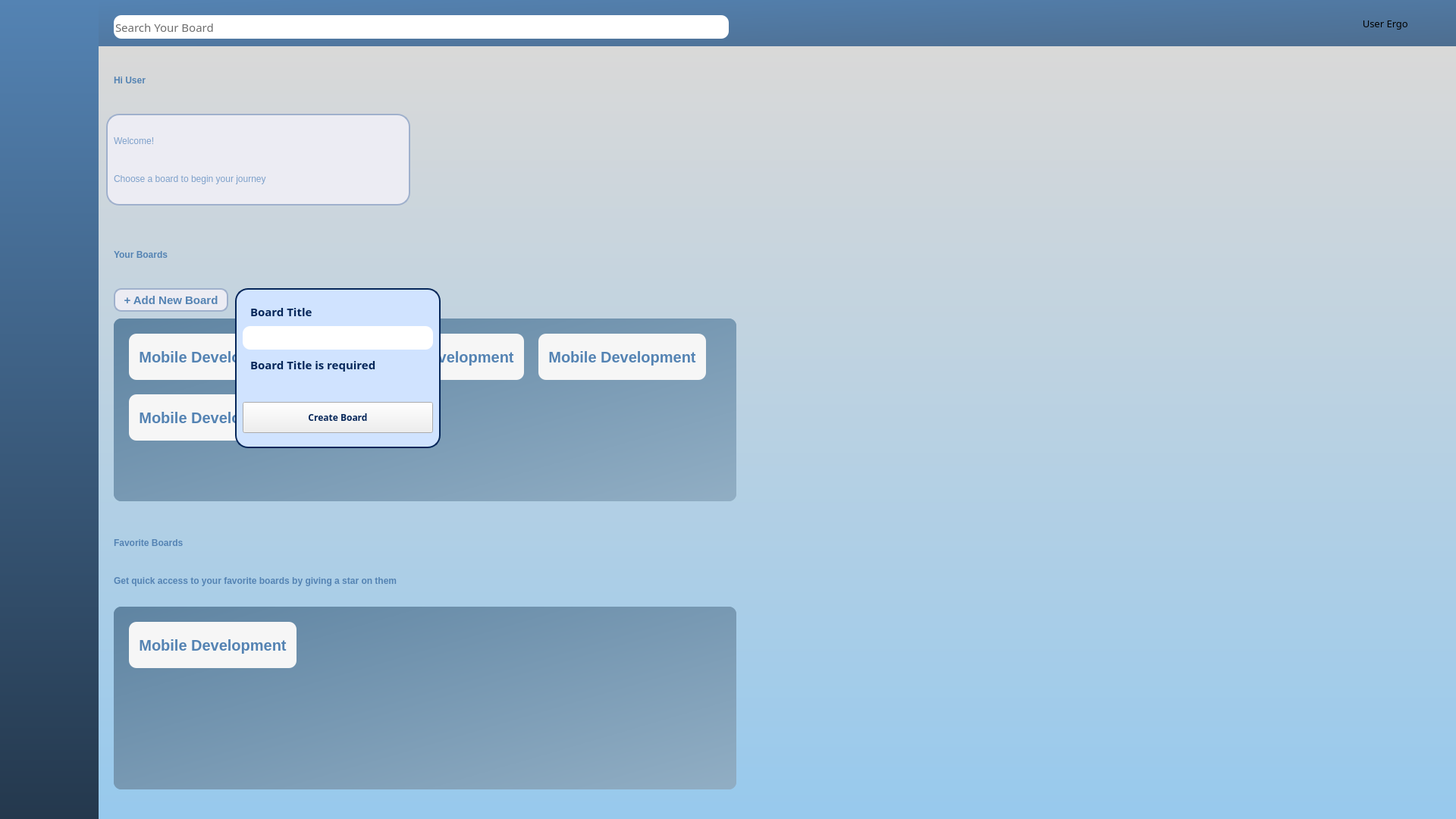
<?xml version="1.0" encoding="UTF-8"?>
<ui version="4.0">
 <class>Ergo</class>
 <widget class="QWidget" name="Ergo">
  <property name="geometry">
   <rect>
    <x>0</x>
    <y>0</y>
    <width>1920</width>
    <height>1080</height>
   </rect>
  </property>
  <property name="windowTitle">
   <string>Ergo</string>
  </property>
  <widget class="QWidget" name="Navbar" native="true">
   <property name="geometry">
    <rect>
     <x>0</x>
     <y>0</y>
     <width>131</width>
     <height>1081</height>
    </rect>
   </property>
   <property name="styleSheet">
    <string notr="true">#Navbar{
	background: qlineargradient(x1:0, y1:0, x2:0, y2:1, stop:0 #5483B3, stop:1 #24384D);
}</string>
   </property>
   <widget class="QLabel" name="LogoErgo">
    <property name="geometry">
     <rect>
      <x>-40</x>
      <y>30</y>
      <width>201</width>
      <height>191</height>
     </rect>
    </property>
    <property name="styleSheet">
     <string notr="true"/>
    </property>
    <property name="text">
     <string/>
    </property>
    <property name="pixmap">
     <pixmap>assets/ERGO.png</pixmap>
    </property>
    <property name="scaledContents">
     <bool>true</bool>
    </property>
   </widget>
  </widget>
  <widget class="QWidget" name="MainSection" native="true">
   <property name="geometry">
    <rect>
     <x>130</x>
     <y>50</y>
     <width>1811</width>
     <height>1031</height>
    </rect>
   </property>
   <property name="styleSheet">
    <string notr="true">#MainSection{
	background: qlineargradient(x1:0, y1:0, x2:0, y2:1, stop:0 #DAD9D8, stop:1 #97C9ED);
}</string>
   </property>
   <widget class="QLabel" name="HiUser">
    <property name="geometry">
     <rect>
      <x>20</x>
      <y>20</y>
      <width>201</width>
      <height>71</height>
     </rect>
    </property>
    <property name="styleSheet">
     <string notr="true">#HiUser{
	font: 50px &quot;Roboto&quot;;
	color: #5483B3;
	font-weight: bold;
}</string>
    </property>
    <property name="text">
     <string>Hi User</string>
    </property>
   </widget>
   <widget class="QWidget" name="Containerforwords" native="true">
    <property name="geometry">
     <rect>
      <x>10</x>
      <y>100</y>
      <width>401</width>
      <height>121</height>
     </rect>
    </property>
    <property name="styleSheet">
     <string notr="true">#Containerforwords{
	border: 2px solid #9FB0CC;
	background-color: #ECECF3;
	border-radius: 17px;
}</string>
    </property>
    <widget class="QLabel" name="Welcome">
     <property name="geometry">
      <rect>
       <x>10</x>
       <y>20</y>
       <width>171</width>
       <height>31</height>
      </rect>
     </property>
     <property name="styleSheet">
      <string notr="true">#Welcome {
	font: bold 30px &quot;Roboto&quot;;
	color: #7DA0CA;
}</string>
     </property>
     <property name="text">
      <string>Welcome!</string>
     </property>
    </widget>
    <widget class="QLabel" name="ChooseBoard">
     <property name="geometry">
      <rect>
       <x>10</x>
       <y>70</y>
       <width>471</width>
       <height>31</height>
      </rect>
     </property>
     <property name="styleSheet">
      <string notr="true">#ChooseBoard {
	font: bold 20px &quot;Roboto&quot;;
	color: #7DA0CA;
}</string>
     </property>
     <property name="text">
      <string>Choose a board to begin your journey</string>
     </property>
    </widget>
   </widget>
   <widget class="QLabel" name="YourBoard">
    <property name="geometry">
     <rect>
      <x>20</x>
      <y>240</y>
      <width>341</width>
      <height>91</height>
     </rect>
    </property>
    <property name="styleSheet">
     <string notr="true">#YourBoard{
	font: 45px &quot;Roboto&quot;;
	color: #5483B3;
	font-weight: bold;
}</string>
    </property>
    <property name="text">
     <string>Your Boards</string>
    </property>
   </widget>
   <widget class="QPushButton" name="AddBoardButton">
    <property name="geometry">
     <rect>
      <x>20</x>
      <y>330</y>
      <width>151</width>
      <height>31</height>
     </rect>
    </property>
    <property name="styleSheet">
     <string notr="true">#AddBoardButton{
	border: 2px solid #9FB0CC;
	background-color: #ECECF3;
	border-radius: 10px;
	font-family: &quot;Roboto&quot;;
    font-size: 15px;
    font-weight: bold;
    color: #5483B3;
}</string>
    </property>
    <property name="text">
     <string>+ Add New Board</string>
    </property>
   </widget>
   <widget class="QLabel" name="FavoriteBoard">
    <property name="geometry">
     <rect>
      <x>20</x>
      <y>620</y>
      <width>371</width>
      <height>91</height>
     </rect>
    </property>
    <property name="styleSheet">
     <string notr="true">#FavoriteBoard{
	font: 45px &quot;Roboto&quot;;
	color: #5483B3;
	font-weight: bold;
}</string>
    </property>
    <property name="text">
     <string>Favorite Boards</string>
    </property>
   </widget>
   <widget class="QLabel" name="QuickAccess">
    <property name="geometry">
     <rect>
      <x>20</x>
      <y>700</y>
      <width>661</width>
      <height>31</height>
     </rect>
    </property>
    <property name="styleSheet">
     <string notr="true">#QuickAccess
{
	font: 20px &quot;Roboto&quot;;
	color: #5483B3;
	font-weight: bold;
}</string>
    </property>
    <property name="text">
     <string>Get quick access to your favorite boards by giving a star on them</string>
    </property>
   </widget>
   <widget class="QWidget" name="AddingBoard" native="true">
    <property name="geometry">
     <rect>
      <x>180</x>
      <y>330</y>
      <width>271</width>
      <height>211</height>
     </rect>
    </property>
    <property name="styleSheet">
     <string notr="true">#AddingBoard{
	border: 2px solid #052659;
	background-color: #D0E3FF;
	border-radius: 17px;
}</string>
    </property>
    <widget class="QLabel" name="BoardTitle">
     <property name="geometry">
      <rect>
       <x>20</x>
       <y>20</y>
       <width>91</width>
       <height>21</height>
      </rect>
     </property>
     <property name="styleSheet">
      <string notr="true">#BoardTitle{
	font-family: Rubik;
    font-size: 15px;
    font-weight: bold;
   color: #052659;
}</string>
     </property>
     <property name="text">
      <string>Board Title</string>
     </property>
    </widget>
    <widget class="QLabel" name="BoardTitle_2">
     <property name="geometry">
      <rect>
       <x>20</x>
       <y>90</y>
       <width>181</width>
       <height>21</height>
      </rect>
     </property>
     <property name="styleSheet">
      <string notr="true">#BoardTitle_2{
	font-family: Rubik;
    font-size: 15px;
    font-weight: bold;
   color: #052659;
}</string>
     </property>
     <property name="text">
      <string>Board Title is required</string>
     </property>
    </widget>
    <widget class="QLineEdit" name="inputBoardtitle">
     <property name="geometry">
      <rect>
       <x>10</x>
       <y>50</y>
       <width>251</width>
       <height>31</height>
      </rect>
     </property>
     <property name="styleSheet">
      <string notr="true">#inputBoardtitle{
	border-radius : 10px;
}</string>
     </property>
    </widget>
    <widget class="QPushButton" name="CreateBoard">
     <property name="geometry">
      <rect>
       <x>10</x>
       <y>150</y>
       <width>251</width>
       <height>41</height>
      </rect>
     </property>
     <property name="styleSheet">
      <string notr="true">#CreateBoard{
	font-family: Rubik;
    font-size: 12px;
    font-weight: bold;
   color: #052659;
}</string>
     </property>
     <property name="text">
      <string>Create Board</string>
     </property>
    </widget>
   </widget>
   <widget class="QScrollArea" name="ContainerForBoards">
    <property name="geometry">
     <rect>
      <x>20</x>
      <y>370</y>
      <width>821</width>
      <height>241</height>
     </rect>
    </property>
    <property name="styleSheet">
     <string notr="true">#ContainerForBoards, QScrollArea QWidget {
    border-radius: 10px;
    background: qlineargradient(x1:0, y1:0, x2:1, y2:1, stop:0 #5F84A2, stop:1 #91AEC4);
}</string>
    </property>
    <property name="widgetResizable">
     <bool>true</bool>
    </property>
    <widget class="QWidget" name="scrollAreaWidgetContents">
     <property name="geometry">
      <rect>
       <x>0</x>
       <y>0</y>
       <width>821</width>
       <height>241</height>
      </rect>
     </property>
     <widget class="QPushButton" name="Board1">
      <property name="geometry">
       <rect>
        <x>20</x>
        <y>20</y>
        <width>221</width>
        <height>61</height>
       </rect>
      </property>
      <property name="styleSheet">
       <string notr="true">#Board1{
	background-color: #F6F6F6;
	border-radius: 10px;
	font-family: &quot;Roboto&quot;;
    font-size: 20px;
    font-weight: bold;
   color: #5483B3;
}</string>
      </property>
      <property name="text">
       <string>Mobile Development</string>
      </property>
     </widget>
     <widget class="QPushButton" name="Board2">
      <property name="geometry">
       <rect>
        <x>320</x>
        <y>20</y>
        <width>221</width>
        <height>61</height>
       </rect>
      </property>
      <property name="styleSheet">
       <string notr="true">#Board2{
	background-color: #F6F6F6;
	border-radius: 10px;
	font-family: &quot;Roboto&quot;;
    font-size: 20px;
    font-weight: bold;
   color: #5483B3;
}</string>
      </property>
      <property name="text">
       <string>Mobile Development</string>
      </property>
     </widget>
     <widget class="QPushButton" name="Board3">
      <property name="geometry">
       <rect>
        <x>560</x>
        <y>20</y>
        <width>221</width>
        <height>61</height>
       </rect>
      </property>
      <property name="styleSheet">
       <string notr="true">#Board3{
	background-color: #F6F6F6;
	border-radius: 10px;
	font-family: &quot;Roboto&quot;;
    font-size: 20px;
    font-weight: bold;
   color: #5483B3;
}</string>
      </property>
      <property name="text">
       <string>Mobile Development</string>
      </property>
     </widget>
     <widget class="QPushButton" name="Board4">
      <property name="geometry">
       <rect>
        <x>20</x>
        <y>100</y>
        <width>221</width>
        <height>61</height>
       </rect>
      </property>
      <property name="styleSheet">
       <string notr="true">#Board4{
	background-color: #F6F6F6;
	border-radius: 10px;
	font-family: &quot;Roboto&quot;;
    font-size: 20px;
    font-weight: bold;
   color: #5483B3;
}</string>
      </property>
      <property name="text">
       <string>Mobile Development</string>
      </property>
     </widget>
    </widget>
   </widget>
   <widget class="QScrollArea" name="ContainerForBoards_2">
    <property name="geometry">
     <rect>
      <x>20</x>
      <y>750</y>
      <width>821</width>
      <height>241</height>
     </rect>
    </property>
    <property name="styleSheet">
     <string notr="true">#ContainerForBoards_2, QScrollArea QWidget {
    border-radius: 10px;
    background: qlineargradient(x1:0, y1:0, x2:1, y2:1, stop:0 #5F84A2, stop:1 #91AEC4);
}</string>
    </property>
    <property name="widgetResizable">
     <bool>true</bool>
    </property>
    <widget class="QWidget" name="scrollAreaWidgetContents_2">
     <property name="geometry">
      <rect>
       <x>0</x>
       <y>0</y>
       <width>821</width>
       <height>241</height>
      </rect>
     </property>
     <widget class="QPushButton" name="Favboard1">
      <property name="geometry">
       <rect>
        <x>20</x>
        <y>20</y>
        <width>221</width>
        <height>61</height>
       </rect>
      </property>
      <property name="styleSheet">
       <string notr="true">#Favboard1{
	background-color: #F6F6F6;
	border-radius: 10px;
	font-family: &quot;Roboto&quot;;
    font-size: 20px;
    font-weight: bold;
   color: #5483B3;
}</string>
      </property>
      <property name="text">
       <string>Mobile Development</string>
      </property>
     </widget>
    </widget>
   </widget>
   <zorder>ContainerForBoards</zorder>
   <zorder>Containerforwords</zorder>
   <zorder>YourBoard</zorder>
   <zorder>AddBoardButton</zorder>
   <zorder>FavoriteBoard</zorder>
   <zorder>QuickAccess</zorder>
   <zorder>HiUser</zorder>
   <zorder>AddingBoard</zorder>
   <zorder>ContainerForBoards_2</zorder>
  </widget>
  <widget class="QWidget" name="Searchbar" native="true">
   <property name="geometry">
    <rect>
     <x>130</x>
     <y>0</y>
     <width>1851</width>
     <height>61</height>
    </rect>
   </property>
   <property name="styleSheet">
    <string notr="true">#Searchbar{
	background: qlineargradient(x1:0, y1:0, x2:1, y2:1, stop:0 #5483B3, stop:1 #4D6D8F);
	border : none;
}</string>
   </property>
   <widget class="QLineEdit" name="SearchBoard">
    <property name="geometry">
     <rect>
      <x>20</x>
      <y>20</y>
      <width>811</width>
      <height>31</height>
     </rect>
    </property>
    <property name="styleSheet">
     <string notr="true">#SearchBoard{
	border-radius : 10px;
	font-family : Rubik;
	color : #6C6C6C;
	font-size : 15px;
}</string>
    </property>
    <property name="text">
     <string>Search Your Board</string>
    </property>
   </widget>
   <widget class="QLabel" name="SmileyFace">
    <property name="geometry">
     <rect>
      <x>1620</x>
      <y>10</y>
      <width>41</width>
      <height>41</height>
     </rect>
    </property>
    <property name="text">
     <string/>
    </property>
    <property name="pixmap">
     <pixmap>assets/SMILE.png</pixmap>
    </property>
    <property name="scaledContents">
     <bool>true</bool>
    </property>
   </widget>
   <widget class="QLabel" name="UserErgo">
    <property name="geometry">
     <rect>
      <x>1660</x>
      <y>20</y>
      <width>71</width>
      <height>21</height>
     </rect>
    </property>
    <property name="styleSheet">
     <string notr="true">#UserErgo{
	font-family : Rubik;
	font-size : 13px;
}</string>
    </property>
    <property name="text">
     <string>  User Ergo</string>
    </property>
   </widget>
   <widget class="QPushButton" name="SearchButton">
    <property name="geometry">
     <rect>
      <x>830</x>
      <y>20</y>
      <width>41</width>
      <height>31</height>
     </rect>
    </property>
    <property name="styleSheet">
     <string notr="true">#SearchButton{
	border : none;
}</string>
    </property>
    <property name="text">
     <string/>
    </property>
    <property name="icon">
     <iconset>
      <normaloff>assets/SEARCH.jpeg</normaloff>assets/SEARCH.jpeg</iconset>
    </property>
   </widget>
  </widget>
 </widget>
 <resources/>
 <connections/>
</ui>
